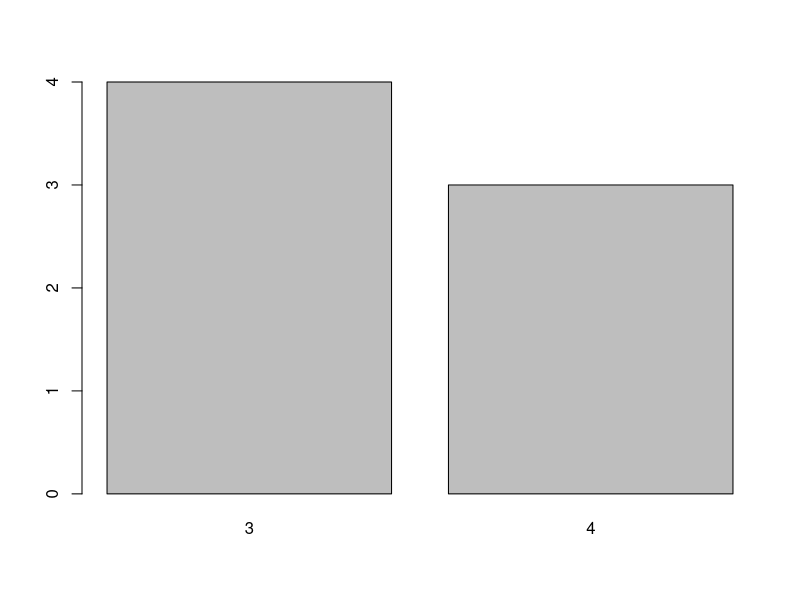

Write R code to recreate this figure.
## ---- chunk 1
lapply(0:7, function(i) choose(i, 0:i))
## ---- chunk 2
choose(7, 0:7)/128
## ---- chunk 3
rbinom(n=10, size=7, prob=0.5)
## ---- chunk 4

probtable1k <- table( rbinom(n=10000, size=7, prob=0.5))/10000
probtable1k

## ---- chunk 5
barplot(table(rbinom(n=7,size=6,prob = 0.5)))
## ---- chunk 6
dbinom(x=0:7, size=7, prob=0.5)
